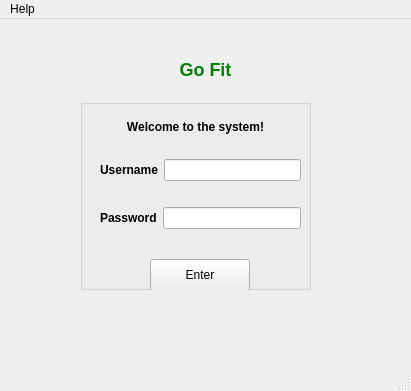
<?xml version="1.0" encoding="UTF-8"?>
<ui version="4.0">
 <class>MainWindow</class>
 <widget class="QMainWindow" name="MainWindow">
  <property name="geometry">
   <rect>
    <x>0</x>
    <y>0</y>
    <width>411</width>
    <height>391</height>
   </rect>
  </property>
  <property name="windowTitle">
   <string>MainWindow</string>
  </property>
  <widget class="QWidget" name="centralwidget">
   <widget class="QGroupBox" name="groupBox">
    <property name="geometry">
     <rect>
      <x>80</x>
      <y>80</y>
      <width>231</width>
      <height>191</height>
     </rect>
    </property>
    <property name="title">
     <string/>
    </property>
    <widget class="QPushButton" name="pushButton">
     <property name="geometry">
      <rect>
       <x>70</x>
       <y>160</y>
       <width>100</width>
       <height>32</height>
      </rect>
     </property>
     <property name="text">
      <string>Enter</string>
     </property>
    </widget>
    <widget class="QWidget" name="layoutWidget">
     <property name="geometry">
      <rect>
       <x>20</x>
       <y>40</y>
       <width>201</width>
       <height>111</height>
      </rect>
     </property>
     <layout class="QVBoxLayout" name="verticalLayout">
      <item>
       <layout class="QHBoxLayout" name="horizontalLayout">
        <item>
         <widget class="QLabel" name="label">
          <property name="text">
           <string>&lt;b&gt;Username&lt;/b&gt;</string>
          </property>
         </widget>
        </item>
        <item>
         <widget class="QLineEdit" name="login"/>
        </item>
       </layout>
      </item>
      <item>
       <layout class="QHBoxLayout" name="horizontalLayout_2">
        <item>
         <widget class="QLabel" name="label_2">
          <property name="text">
           <string>&lt;b&gt;Password&lt;/b&gt;</string>
          </property>
         </widget>
        </item>
        <item>
         <widget class="QLineEdit" name="pas">
          <property name="echoMode">
           <enum>QLineEdit::Password</enum>
          </property>
         </widget>
        </item>
       </layout>
      </item>
     </layout>
    </widget>
    <widget class="QLabel" name="label_3">
     <property name="geometry">
      <rect>
       <x>40</x>
       <y>20</y>
       <width>151</width>
       <height>16</height>
      </rect>
     </property>
     <property name="text">
      <string>&lt;html&gt;&lt;head/&gt;&lt;body&gt;&lt;p align=&quot;center&quot;&gt;&lt;span style=&quot; font-weight:700;&quot;&gt;Welcome to the system!&lt;/span&gt;&lt;/p&gt;&lt;/body&gt;&lt;/html&gt;</string>
     </property>
     <property name="textFormat">
      <enum>Qt::RichText</enum>
     </property>
    </widget>
   </widget>
   <widget class="QLabel" name="pic">
    <property name="geometry">
     <rect>
      <x>0</x>
      <y>0</y>
      <width>411</width>
      <height>351</height>
     </rect>
    </property>
    <property name="text">
     <string/>
    </property>
   </widget>
   <widget class="QLabel" name="label_4">
    <property name="geometry">
     <rect>
      <x>100</x>
      <y>10</y>
      <width>211</width>
      <height>81</height>
     </rect>
    </property>
    <property name="text">
     <string>&lt;html&gt;&lt;head/&gt;&lt;body&gt;&lt;h2 align=&quot;center&quot; style=&quot; margin-top:16px; margin-bottom:12px; margin-left:0px; margin-right:0px; -qt-block-indent:0; text-indent:0px;&quot;&gt;&lt;span style=&quot; font-size:x-large; font-weight:700;&quot; style= &quot;color:green&quot;&gt;Go Fit&lt;/span&gt;&lt;/h2&gt;&lt;/body&gt;&lt;/html&gt;</string>
    </property>
   </widget>
   <zorder>pic</zorder>
   <zorder>groupBox</zorder>
   <zorder>label_4</zorder>
  </widget>
  <widget class="QMenuBar" name="menubar">
   <property name="geometry">
    <rect>
     <x>0</x>
     <y>0</y>
     <width>411</width>
     <height>24</height>
    </rect>
   </property>
   <widget class="QMenu" name="menuHelp">
    <property name="title">
     <string>Help</string>
    </property>
    <addaction name="actionInfo"/>
    <addaction name="actionLogo"/>
   </widget>
   <addaction name="menuHelp"/>
  </widget>
  <widget class="QStatusBar" name="statusbar"/>
  <action name="actionInfo">
   <property name="text">
    <string>Program Info</string>
   </property>
  </action>
  <action name="actionLogo">
   <property name="text">
    <string>Logo</string>
   </property>
  </action>
 </widget>
 <resources/>
 <connections/>
</ui>
